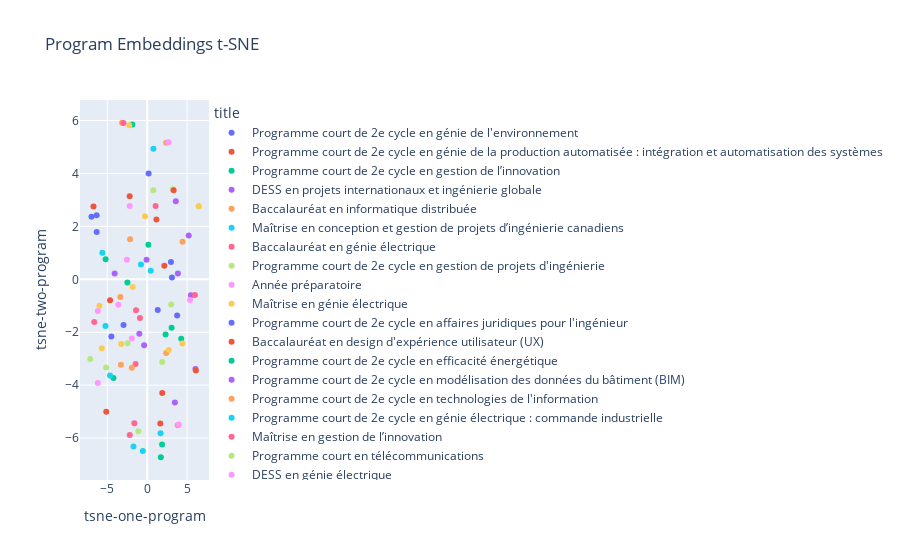

Notebook code cell kept with this figure:
### Code cell
# Plot the program embeddings using t-SNE results
fig = px.scatter(
    program_df,
    color='title',
    x='tsne-one-program',
    y='tsne-two-program',
    hover_data=['title'],
    title='Program Embeddings t-SNE'
)
fig.show()
